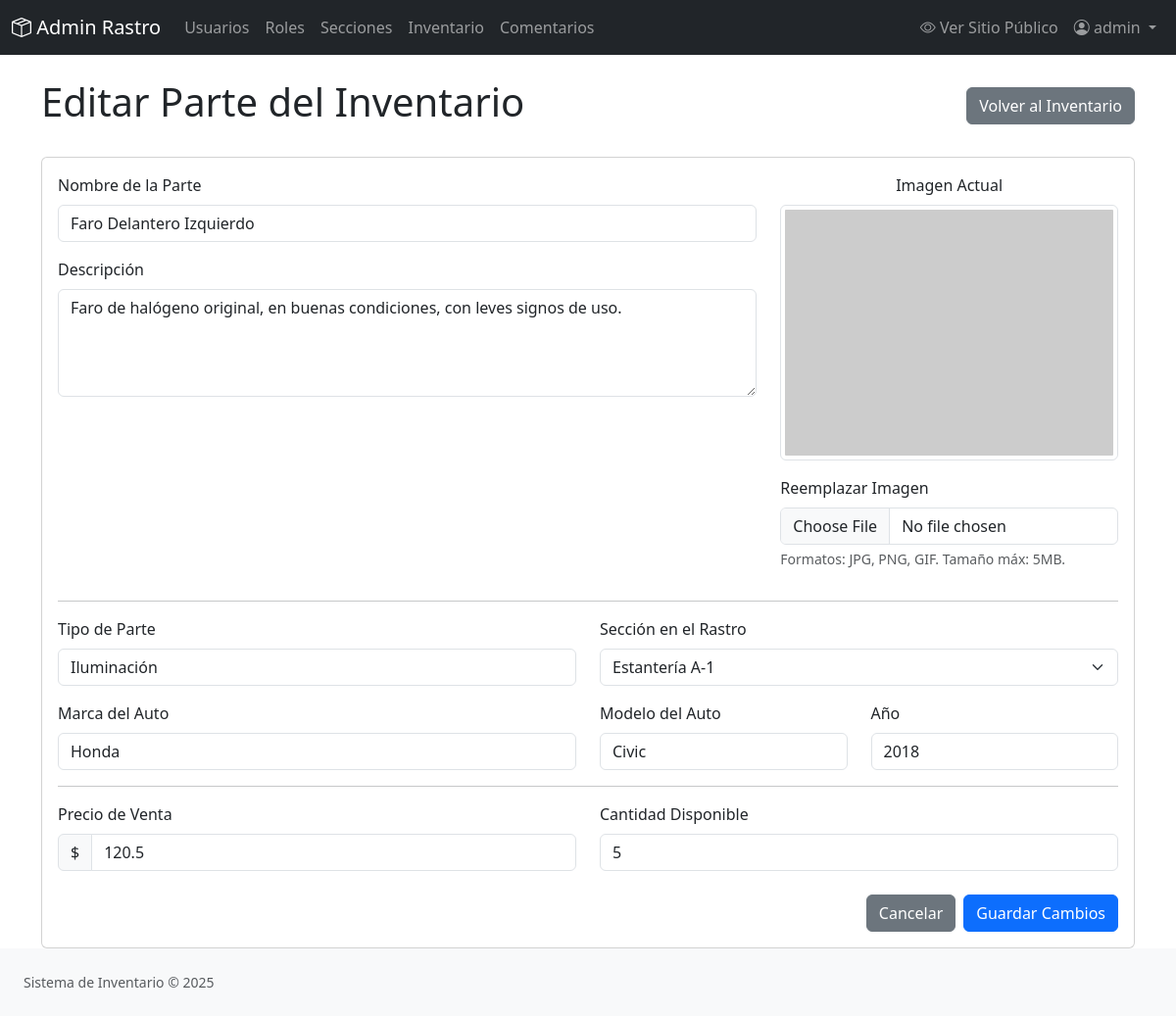
The page /admin/inventario_form.php?id=1 (signed in) on the database its author committed.
### tables this page shows
CREATE TABLE IF NOT EXISTS `partes` (
    `id` INT NOT NULL AUTO_INCREMENT,
    `nombre` VARCHAR(255) NOT NULL,
    `descripcion` TEXT,
    `tipo_parte` VARCHAR(100),  
    `marca_auto` VARCHAR(100),
    `modelo_auto` VARCHAR(100),
    `año_auto` INT,
    `precio` DECIMAL(10, 2) NOT NULL,
    `cantidad_disponible` INT NOT NULL DEFAULT 0,
    `imagen_url` VARCHAR(255),  
    `thumbnail_url` VARCHAR(255),  
    `seccion_id` INT NOT NULL,
    `fecha_creacion` TIMESTAMP DEFAULT CURRENT_TIMESTAMP,
    `fecha_actualizacion` TIMESTAMP DEFAULT CURRENT_TIMESTAMP ON UPDATE CURRENT_TIMESTAMP,
    PRIMARY KEY (`id`),
    FOREIGN KEY (`seccion_id`) REFERENCES `secciones`(`id`) ON DELETE RESTRICT ON UPDATE CASCADE
);

CREATE TABLE IF NOT EXISTS `secciones` (
    `id` INT NOT NULL AUTO_INCREMENT,
    `nombre` VARCHAR(100) NOT NULL UNIQUE,
    `descripcion` TEXT,
    PRIMARY KEY (`id`)
);

### admin/inventario_form.php (called while the page is built, shortened)
<?php
$pageTitle = 'Añadir Nueva Parte';
$part = new Part();
$isEditMode = false;
$sections = Section::findAll();
if (isset($_GET['id'])) {
    $partId = (int)$_GET['id'];
    $part = Part::findById($partId);
    $pageTitle = 'Editar Parte del Inventario';
    $isEditMode = true;
}
require_once ROOT_PATH . '/views/admin/layouts/header.php';
require_once ROOT_PATH . '/views/admin/inventario/form.php';
require_once ROOT_PATH . '/views/admin/layouts/footer.php';

### src/Models/Part.php (called while the page is built, shortened)
<?php
class Part
{
    private ?int $id;
    private string $nombre;
    private ?string $descripcion;
    private ?string $tipo_parte;
    private ?string $marca_auto;
    private ?string $modelo_auto;
    private ?int $año_auto;
    private float $precio;
    private int $cantidad_disponible;
    private ?string $thumbnail_url;
    private int $seccion_id;
    public function getId(): ?int { return $this->id; }
    public function getNombre(): string { return $this->nombre; }
    public function getDescripcion(): ?string { return $this->descripcion; }
    public function getTipoParte(): ?string { return $this->tipo_parte; }
    public function getMarcaAuto(): ?string { return $this->marca_auto; }
    public function getModeloAuto(): ?string { return $this->modelo_auto; }
    public function getAñoAuto(): ?int { return $this->año_auto; }
    public function getPrecio(): float { return $this->precio; }
    public function getCantidadDisponible(): int { return $this->cantidad_disponible; }
    public function getThumbnailUrl(): ?string { return $this->thumbnail_url; }
    public function getSeccionId(): int { return $this->seccion_id; }
    private function fromArray(array $data): void
    {
        $this->id = $data['id'] ?? null;
        $this->nombre = $data['nombre'] ?? '';
        $this->descripcion = $data['descripcion'] ?? null;
        $this->tipo_parte = $data['tipo_parte'] ?? null;
        $this->marca_auto = $data['marca_auto'] ?? null;
        $this->modelo_auto = $data['modelo_auto'] ?? null;
        $this->año_auto = isset($data['año_auto']) ? (int)$data['año_auto'] : null;
        $this->precio = isset($data['precio']) ? (float)$data['precio'] : 0.0;
        $this->cantidad_disponible = isset($data['cantidad_disponible']) ? (int)$data['cantidad_disponible'] : 0;
        $this->thumbnail_url = $data['thumbnail_url'] ?? null;
        $this->seccion_id = (int)$data['seccion_id'];
    }
    public static function findById(int $id): ?self
    {
        $pdo = Database::getInstance()->getConnection();
        $stmt = $pdo->prepare("SELECT * FROM partes WHERE id = :id");
        $stmt->execute(['id' => $id]);
        $data = $stmt->fetch(PDO::FETCH_ASSOC);
        $part = new self();
        $part->fromArray($data);
        return $part;
    }
}

### src/Config/Database.php (called while the page is built, shortened)
<?php
class Database
{
    private static ?Database $instance = null;
    private ?PDO $pdo = null;
    private string $host = 'localhost';
    private string $db_name = 'sistema_rastro';
    private string $username = 'root';
    private string $password = '';
    private string $charset = 'utf8mb4';
    private function __construct()
    {
        $dsn = "mysql:host={$this->host};dbname={$this->db_name};charset={$this->charset}";
        $options = [
            PDO::ATTR_ERRMODE            => PDO::ERRMODE_EXCEPTION,
            PDO::ATTR_DEFAULT_FETCH_MODE => PDO::FETCH_ASSOC,
            PDO::ATTR_EMULATE_PREPARES   => false,
        ];
        try {
            $this->pdo = new PDO($dsn, $this->username, $this->password, $options);
        } catch (PDOException $e) {
            throw $e;
        }
    }
    public static function getInstance(): Database
    {
        if (self::$instance === null) {
            self::$instance = new Database();
        }
        return self::$instance;
    }
    public function getConnection(): PDO
    {
        return $this->pdo;
    }
}

### src/Models/Section.php (called while the page is built, shortened)
<?php
class Section
{
    private ?int $id;
    private string $nombre;
    public function __construct(?int $id = null, string $nombre = '', ?string $descripcion = null)
    {
        $this->id = $id;
        $this->nombre = $nombre;
    }
    public function getId(): ?int
    {
        return $this->id;
    }
    public function getNombre(): string
    {
        return $this->nombre;
    }
    public static function findAll(): array
    {
        $pdo = Database::getInstance()->getConnection();
        $stmt = $pdo->query("SELECT * FROM secciones ORDER BY nombre ASC");
        $sections = [];
        while ($data = $stmt->fetch(PDO::FETCH_ASSOC)) {
            $sections[] = new self($data['id'], $data['nombre'], $data['descripcion']);
        }
        return $sections;
    }
}

### views/admin/inventario/form.php (the view, shortened to what this page needs)
<div class="d-flex justify-content-between align-items-center mb-4">
    <h1><?php echo htmlspecialchars($pageTitle); ?></h1>
    <a href="inventario.php" class="btn btn-secondary">Volver al Inventario</a>
</div>
<div class="card">
    <div class="card-body">
        <form action="inventario_form.php<?php echo $isEditMode ? '?id=' . htmlspecialchars($part->getId()) : ''; ?>" method="POST" enctype="multipart/form-data">
            <div class="row">
                <div class="col-md-8">
                    <div class="mb-3">
                        <label for="nombre" class="form-label">Nombre de la Parte</label>
                        <input type="text" class="form-control" id="nombre" name="nombre" value="<?php echo htmlspecialchars($part->getNombre() ?? ''); ?>" required>
                    </div>
                    <div class="mb-3">
                        <label for="descripcion" class="form-label">Descripción</label>
                        <textarea class="form-control" id="descripcion" name="descripcion" rows="4"><?php echo htmlspecialchars($part->getDescripcion() ?? ''); ?></textarea>
                    </div>
                </div>
                <div class="col-md-4">
                    <?php if ($isEditMode && $part->getThumbnailUrl()): ?>
                        <div class="mb-3 text-center">
                            <label class="form-label">Imagen Actual</label>
                            <img src="../<?php echo htmlspecialchars($part->getThumbnailUrl()); ?>" class="img-thumbnail" alt="Imagen actual">
                        </div>
                    <?php endif; ?>
                    <div class="mb-3">
                        <label for="imagen" class="form-label"><?php echo $isEditMode ? 'Reemplazar Imagen' : 'Imagen de la Parte'; ?></label>
                        <input class="form-control" type="file" id="imagen" name="imagen" <?php echo !$isEditMode ? 'required' : ''; ?>>
                        <div class="form-text">Formatos: JPG, PNG, GIF. Tamaño máx: 5MB.</div>
                    </div>
                </div>
            </div>
            <hr>
            <div class="row">
                <div class="col-md-6">
                    <div class="mb-3">
                        <label for="tipo_parte" class="form-label">Tipo de Parte</label>
                        <input type="text" class="form-control" id="tipo_parte" name="tipo_parte" value="<?php echo htmlspecialchars($part->getTipoParte() ?? ''); ?>" placeholder="Ej: Puerta, Motor, Faro">
                    </div>
                </div>
                 <div class="col-md-6">
                    <div class="mb-3">
                        <label for="seccion_id" class="form-label">Sección en el Rastro</label>
                        <select class="form-select" id="seccion_id" name="seccion_id" required>
                            <?php foreach ($sections as $section): ?>
                                <option value="<?php echo $section->getId(); ?>" <?php echo ($part->getSeccionId() === $section->getId()) ? 'selected' : ''; ?>>
                                    <?php echo htmlspecialchars($section->getNombre()); ?>
                                </option>
                            <?php endforeach; ?>
                        </select>
                    </div>
                </div>
            </div>
            <div class="row">
                <div class="col-md-6">
                    <label for="marca_auto" class="form-label">Marca del Auto</label>
                    <input type="text" class="form-control" id="marca_auto" name="marca_auto" value="<?php echo htmlspecialchars($part->getMarcaAuto() ?? ''); ?>">
                </div>
                <div class="col-md-3">
                    <label for="modelo_auto" class="form-label">Modelo del Auto</label>
                    <input type="text" class="form-control" id="modelo_auto" name="modelo_auto" value="<?php echo htmlspecialchars($part->getModeloAuto() ?? ''); ?>">
                </div>
                <div class="col-md-3">
                    <label for="año_auto" class="form-label">Año</label>
                    <input type="number" class="form-control" id="año_auto" name="año_auto" value="<?php echo htmlspecialchars($part->getAñoAuto() ?? ''); ?>" placeholder="Ej: 2015">
                </div>
            </div>
            <hr>
            <div class="row">
                <div class="col-md-6">
                    <label for="precio" class="form-label">Precio de Venta</label>
                    <div class="input-group">
                        <span class="input-group-text">$</span>
                        <input type="number" class="form-control" id="precio" name="precio" value="<?php echo htmlspecialchars($part->getPrecio() ?? '0.00'); ?>" step="0.01" required>
                    </div>
                </div>
                <div class="col-md-6">
                    <label for="cantidad_disponible" class="form-label">Cantidad Disponible</label>
                    <input type="number" class="form-control" id="cantidad_disponible" name="cantidad_disponible" value="<?php echo htmlspecialchars($part->getCantidadDisponible() ?? '0'); ?>" required>
                </div>
            </div>
            <div class="d-flex justify-content-end gap-2 mt-4">
                <a href="inventario.php" class="btn btn-secondary">Cancelar</a>
                <button type="submit" class="btn btn-primary">Guardar Cambios</button>
            </div>
        </form>
    </div>
</div>

### rows shown on the page
partes: nombre "Faro Delantero Izquierdo", descripcion "Faro de halógeno original, en buenas condiciones, con leves signos de uso.", tipo_parte "Iluminación", seccion_id "Estantería A-1", marca_auto "Honda", modelo_auto "Civic", año_auto "2018", precio "120.5", cantidad_disponible "5"

### other values the page prints
$_SESSION['username'] "admin"
$pageTitle "Editar Parte del Inventario"
